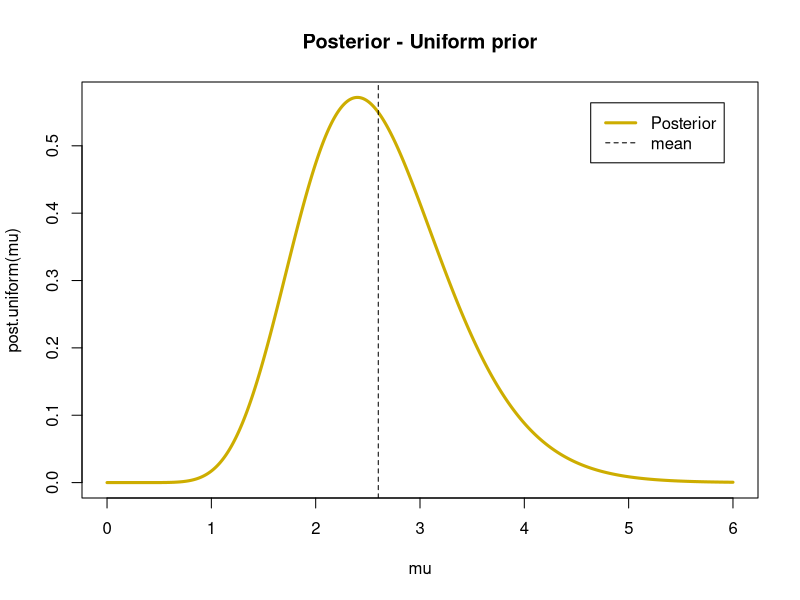
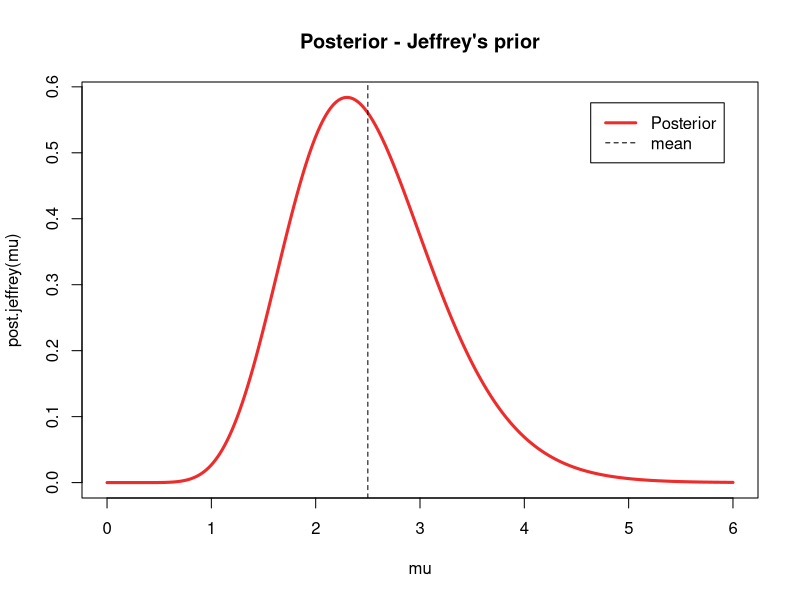
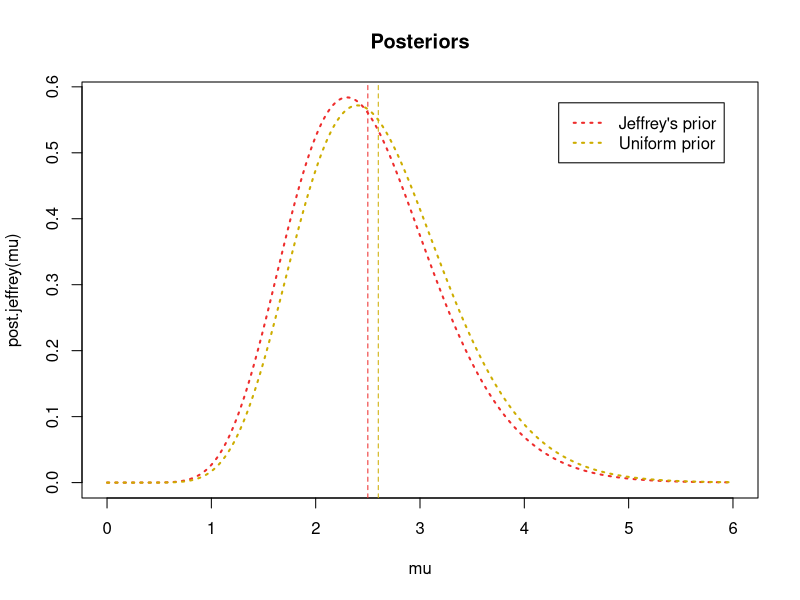
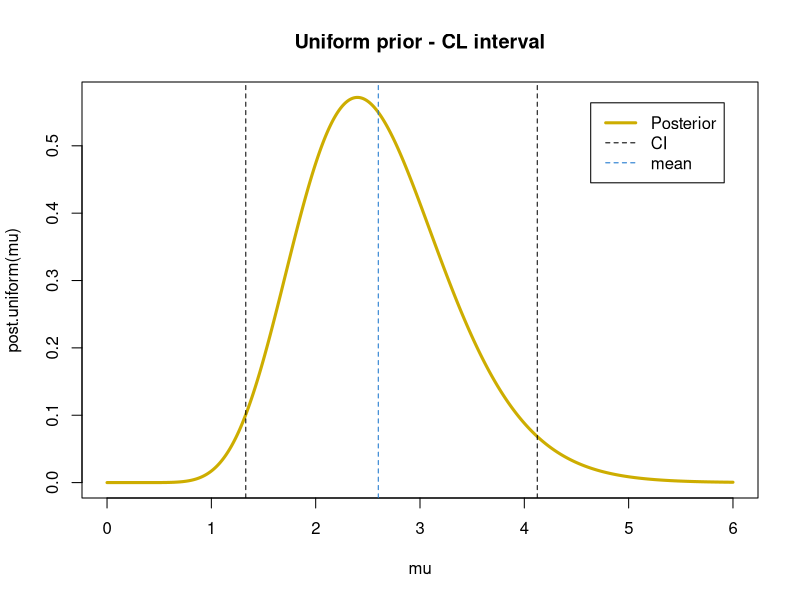
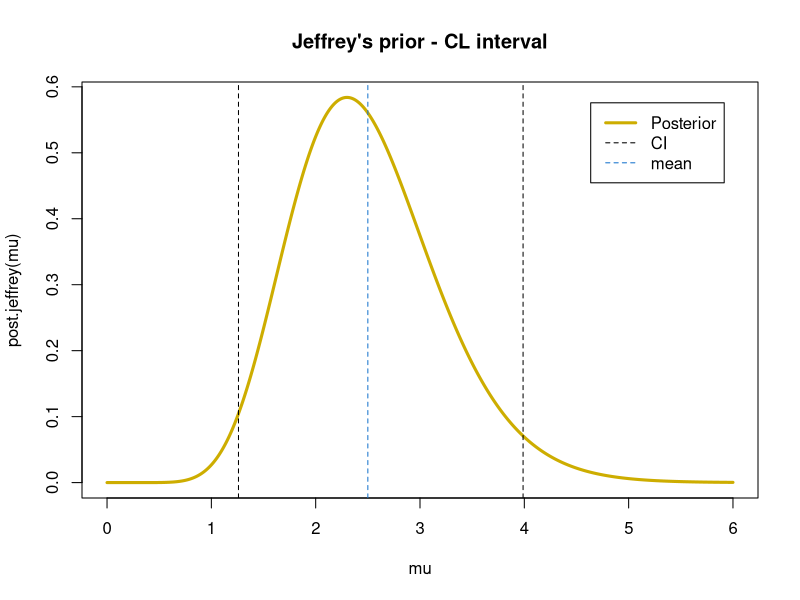
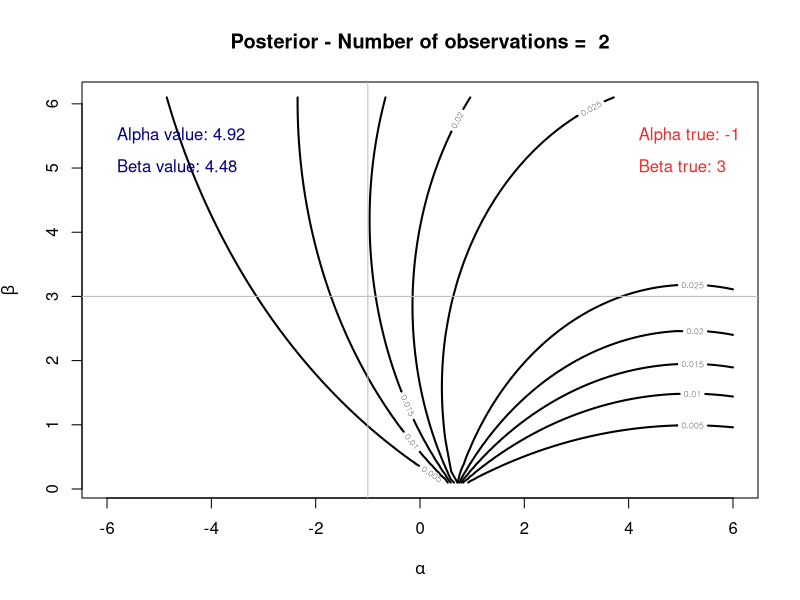
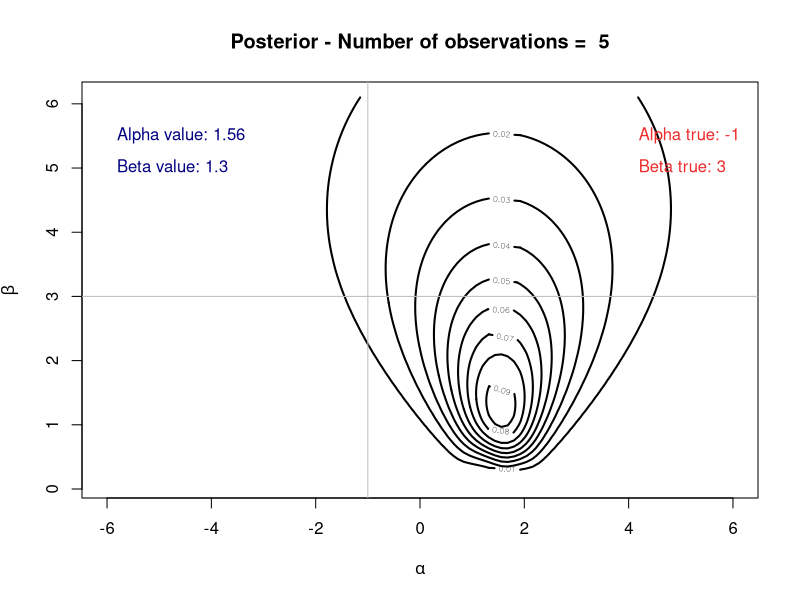
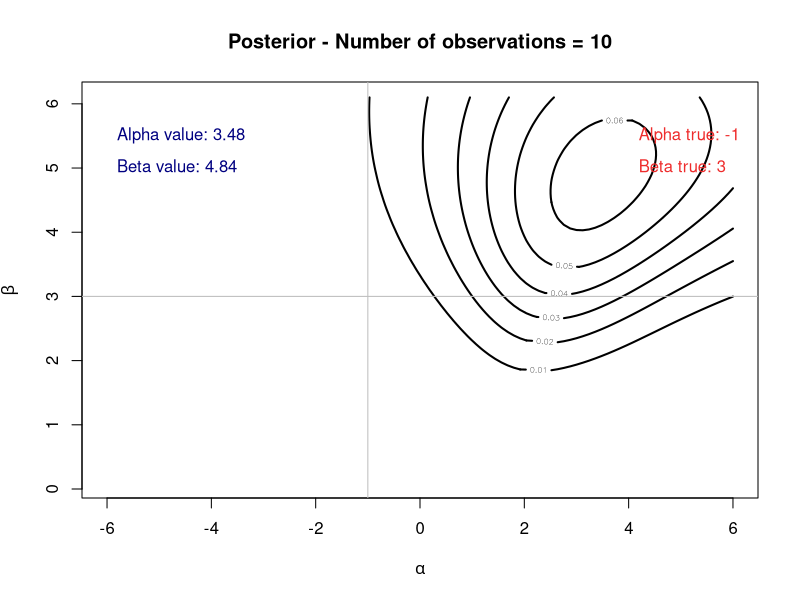

Reproduce these figures in R, in order. (Note: this script raises an error after producing the figures.)
## ---- chunk 1
knitr::opts_chunk$set(echo = TRUE)
## ---- chunk 2
observations <- c(4,1,3,1,3)

delta.mu <- 0.01
mu <- seq(0, 6, by = delta.mu)

median <- function(mu, vector.prob) {
  index <- 1
  for (x in mu) {
    integral <- delta.mu*sum(vector.prob[1:index])
    if (integral > 0.50) break
    index <- index + 1
  }
  return (x)
}

## ---- chunk 3
intervals <- length(observations)
tot_observations <- sum(observations)

alpha.post.unif  <- tot_observations + 1
lambda.post.unif <- intervals

post.uniform <- function(x) {
  return (dgamma(x, shape = alpha.post.unif , rate = lambda.post.unif ))
}


mean.analytical.u <- alpha.post.unif/lambda.post.unif
var.analytical.u  <- alpha.post.unif/(lambda.post.unif*lambda.post.unif)
median.analytical.u  <- qgamma(0.50, shape = alpha.post.unif , rate = lambda.post.unif )

mean.computat.u   <- delta.mu*sum(mu*post.uniform(mu))
E2 <- delta.mu*sum(mu*mu*post.uniform(mu))
var.computat.u <- E2 - mean.computat.u*mean.computat.u
median.comput.u <- median(mu, post.uniform(mu))
  
message(sprintf("We obtain a mu of %1.2f for using the analytical formula, while a mu of %1.2f with the explicit computations. They are actually the same value!", mean.analytical.u, mean.computat.u))
message(sprintf("We obtain a std of %1.2f for using the analytical formula, while a std of %1.2f with the explicit computations. They are actually the same value!", var.analytical.u, var.computat.u))
message(sprintf("We obtain a median of %1.2f for using the analytical formula, while a median of %1.2f with the explicit computations. They are the same value!", median.analytical.u, median.comput.u))

plot( mu , post.uniform(mu), type ='l', main = "Posterior - Uniform prior" , col = 'gold3', lwd = 3)
abline (v= mean.analytical.u , col = 'black' , lty=2, xlab = 'mu', ylab = 'probability')
legend("topright", inset = 0.05 , c("Posterior", 'mean'), col = c('gold3', 'black') , lwd = c(3,1), lty = c(1,2))
## ---- chunk 4
alpha.post.jeffrey  <- tot_observations + 1/2
lambda.post.jeffrey <- intervals

post.jeffrey <- function(x) {
  return (dgamma(x, shape = alpha.post.jeffrey , rate = lambda.post.jeffrey ))
}


mean.analytical.j <- alpha.post.jeffrey/lambda.post.jeffrey
var.analytical.j  <- alpha.post.jeffrey/(lambda.post.jeffrey*lambda.post.jeffrey)
median.analytical.j  <- qgamma(0.50, shape = alpha.post.jeffrey , rate = lambda.post.jeffrey )

mean.computat.j   <- delta.mu*sum(mu*post.jeffrey(mu))
E2 <- delta.mu*sum(mu*mu*post.jeffrey(mu))
var.computat.j <- E2 - mean.computat.j*mean.computat.j
median.comput.j <- median(mu, post.jeffrey(mu))

message(sprintf("We obtain a mu of %1.2f for using the analytical formula, while a mu of %1.2f with the explicit computations. They are actually the same value!", mean.analytical.j, mean.computat.j))
message(sprintf("We obtain a std of %1.2f for using the analytical formula, while a std of %1.2f with the explicit computations. They are actually the same value!", var.analytical.j, var.computat.j))
message(sprintf("We obtain a median of %1.2f for using the analytical formula, while a median of %1.2f with the explicit computations. They are the same value!", median.analytical.j, median.comput.j))

plot( mu , post.jeffrey(mu), type ='l', main = "Posterior - Jeffrey's prior" , col = 'firebrick2', lwd = 3)
abline (v= mean.analytical.j , col = 'black' , lty=2, xlab = 'mu', ylab = 'probability')
legend("topright", inset = 0.05 , c("Posterior", 'mean'), col = c('firebrick2', 'black') , lwd = c(3,1), lty = c(1,2))
## ---- chunk 5
plot( mu , post.jeffrey(mu), type ='l', main = "Posteriors" , col = 'firebrick2', lwd = 2, lty = 3)
abline (v= mean.analytical.j , col = 'firebrick2' , lty=2, lwd = 1)

lines( mu, post.uniform(mu), col = 'gold3', lwd = 2, lty = 3)
abline (v= mean.analytical.u , col = 'gold3' , lty=2, lwd = 1)

legend("topright", inset = 0.05 , c("Jeffrey's prior", 'Uniform prior'), col = c('firebrick2', 'gold3') , lwd = c(2,2), lty = c(3,3))
## ---- chunk 6

asymmetry.factor <- 1.20
confidence <- c()


#uniform case
for (single_value in mu){
  integral <- (pgamma(mean.analytical.u  + single_value*asymmetry.factor, alpha.post.unif, lambda.post.unif ) - pgamma(mean.analytical.u  - single_value, alpha.post.unif,  lambda.post.unif  ))
  if (integral > 0.95) {
    confidence <- c(confidence, single_value)
    break
    }
}
#mean.analytical.u
#median.analytical.u

lowerbound.u <- mean.analytical.u - confidence
upperbound.u <- mean.analytical.u + confidence*asymmetry.factor

plot( mu , post.uniform(mu), type ='l', main = "Uniform prior - CL interval" , col = 'gold3', lwd = 3)
abline (v= lowerbound.u , col = 'black' , lty=2)
abline (v= upperbound.u , col = 'black' , lty=2)
abline (v= mean.analytical.u , col = 'dodgerblue3' , lty=2)
legend("topright", inset = 0.05 , c("Posterior", 'CI', 'mean'), col = c('gold3', 'black', 'dodgerblue3') , lwd = c(3,1,1), lty = c(1,2,2))
message(sprintf("For the uniform prior we obtain a 95percent confidence interval that is [%1.2f, %1.2f] ", lowerbound.u, upperbound.u))
message(sprintf("\nFor a Normal distribution we know that the 95percent interval is centered on the mean and is fairly 2sigma large, where sigma and mu are the mean and the standard deviation found before. We can compute this CL interval easily, and it is: [%1.2f, %1.2f] ", mean.analytical.u - 2*sqrt(var.analytical.u) , mean.analytical.u + 2*sqrt(var.analytical.u)))
## ---- chunk 7
asymmetry.factor <- 1.20
confidence <- c()


#uniform case
for (single_value in mu){
  integral <- (pgamma(mean.analytical.j  + single_value*asymmetry.factor, alpha.post.jeffrey, lambda.post.jeffrey ) - pgamma(mean.analytical.j  - single_value, alpha.post.jeffrey,  lambda.post.jeffrey  ))
  if (integral > 0.95) {
    confidence <- c(confidence, single_value)
    break
    }
}
#mean.analytical.j
#median.analytical.u

lowerbound.j <- mean.analytical.j - confidence
upperbound.j <- mean.analytical.j + confidence*asymmetry.factor

plot( mu , post.jeffrey(mu), type ='l', main = "Jeffrey's prior - CL interval" , col = 'gold3', lwd = 3)
abline (v= lowerbound.j , col = 'black' , lty=2)
abline (v= upperbound.j , col = 'black' , lty=2)
abline (v= mean.analytical.j , col = 'dodgerblue3' , lty=2)
legend("topright", inset = 0.05 , c("Posterior", 'CI', 'mean'), col = c('gold3', 'black', 'dodgerblue3') , lwd = c(3,1,1), lty = c(1,2,2))
message(sprintf("For the Jeffrey's prior we obtain a 95percent confidence interval that is [%1.2f, %1.2f] ", lowerbound.j, upperbound.j))
message(sprintf("\nFor a Normal distribution we know that the 95percent interval is centered on the mean and is fairly 2sigma large, where sigma and mu are the mean and the standard deviation found before. We can compute this CL interval easily, and it is: [%1.2f, %1.2f] ", mean.analytical.j - 2*sqrt(var.analytical.j) , mean.analytical.j + 2*sqrt(var.analytical.j)))
## ---- chunk 8
seed <- 1968
set.seed(seed)
true.alpha <- -1
true.beta <- 3

observations <- 250
data <- rcauchy(observations, true.alpha, true.beta) #+ rnorm(observations, 0, 0.4)
#data <- data[data > -6 & data < 6]

n <- c(2,5,10,20,35,50,100,150, 200)

post.likelihood.fun <- function(data, alpha, beta){
  if(alpha < -6 || alpha > 6 || beta < 0) { return ( 0 )}
  likelihood <- 1
  for (x in data) {
    likelihood <- likelihood*dcauchy(x, alpha, beta)
  }
  return (likelihood) 
}


n.sample <- 100
x.min <- -6; x.max <- +6
h <- (x.max - x.min )/n.sample

dist.min <- 0.1; dist.max <- 6.1
g <- (dist.max - dist.min)/n.sample

alpha <- seq(from= x.min      , by=h  , length.out = n.sample +1)
beta  <- seq(from= dist.min   , by=g  , length.out = n.sample +1)


for (samples in n){

dt <- data[1:samples]

z <- matrix (data = NA , nrow = length(alpha), ncol = length(beta))
  for(j in 1: length(alpha)) {
    for(k in 1: length(beta)) {
      z[j,k] <- post.likelihood.fun(dt, alpha[j], beta[k])
    }
  }
z.norm <- h*g*sum(z)
z <- z/z.norm

contour (alpha, beta, z, nlevels = 8,labcex = 0.5,lwd = 2, xlab=expression(alpha), ylab=expression(beta), main=sprintf("Posterior - Number of observations = %2d",samples))
abline (v=true.alpha, h=true.beta, col="grey")
ind <- which(z == max(z), arr.ind = TRUE)
alpha.max <- alpha[ind[1]]
beta.max <- beta[ind[2]]
text(x = -6, y = 5.5 , col="navy ", lwd = 2, pos=4, paste("Alpha value: ", alpha.max , sep=""))
text(x = -6, y = 5.0 , col="navy ", lwd = 2, pos=4, paste("Beta value: ", beta.max , sep=""))

text(x = +4, y = 5.5 , col="firebrick2 ", lwd = 2, pos=4, paste("Alpha true: ", true.alpha , sep=""))
text(x = +4, y = 5.0 , col="firebrick2 ", lwd = 2, pos=4, paste("Beta true: ", true.beta , sep=""))
}
## ---- chunk 9
set.seed(seed)
observations <- 250
data <- rcauchy(observations, true.alpha, true.beta) + rnorm(observations, 0, 0.5)
#data <- data[data > -6 & data < 6]

n <- c(2,5,10,20,35,50,100,150, 200)

post.likelihood.fun <- function(data, alpha, beta){
  if(alpha < -6 || alpha > 6 || beta < 0) { return ( 0 )}
  likelihood <- 1
  for (x in data) {
    likelihood <- likelihood*dcauchy(x, alpha, beta)
  }
  return (likelihood) 
}


n.sample <- 100
x.min <- -6; x.max <- +6
h <- (x.max - x.min )/n.sample

dist.min <- 0.1; dist.max <- 6.1
g <- (dist.max - dist.min)/n.sample

alpha <- seq(from= x.min      , by=h  , length.out = n.sample +1)
beta  <- seq(from= dist.min   , by=g  , length.out = n.sample +1)


for (samples in n){

dt <- data[1:samples]

z <- matrix (data = NA , nrow = length(alpha), ncol = length(beta))
  for(j in 1: length(alpha)) {
    for(k in 1: length(beta)) {
      z[j,k] <- post.likelihood.fun(dt, alpha[j], beta[k])
    }
  }
z.norm <- h*g*sum(z)
z <- z/z.norm

contour (alpha, beta, z, nlevels = 8,labcex = 0.5,lwd = 2, xlab=expression(alpha), ylab=expression(beta), main=sprintf("w/ Noise: Posterior - Number of observations = %2d",samples))
abline (v=true.alpha, h=true.beta, col="grey")
ind <- which(z == max(z), arr.ind = TRUE)
alpha.max <- alpha[ind[1]]
beta.max <- beta[ind[2]]
text(x = -6, y = 5.5 , col="navy ", lwd = 2, pos=4, paste("Alpha value: ", alpha.max , sep=""))
text(x = -6, y = 5.0 , col="navy ", lwd = 2, pos=4, paste("Beta value: ", beta.max , sep=""))

text(x = +4, y = 5.5 , col="firebrick2 ", lwd = 2, pos=4, paste("Alpha true: ", true.alpha , sep=""))
text(x = +4, y = 5.0 , col="firebrick2 ", lwd = 2, pos=4, paste("Beta true: ", true.beta , sep=""))
}

## ---- chunk 10
# - Generative model
signal <- function (x, a, b, x0, w, t) {
t*(a*exp (-(x-x0)^2/(2*w^2)) + b)
}

# Define model
x0 <- 0 #Signal peak
w  <-1 #Signal width

#parameters
A.true  <- 2 # Signal amplitude
B.true  <- 1 # Background amplitude
Delta.t <- 8 # Exposure time

#Grid for evaluating the posterior
alim  <- c(0.0, 4.0)
blim  <- c(0.5, 2)
Nsamp <- 100
uniGrid <- seq(from=1/(2*Nsamp), to=1-1/(2*Nsamp), by=1/Nsamp)
delta_a <- diff(alim)/Nsamp
delta_b <- diff(blim)/Nsamp
a <- alim[1] + diff(alim)*uniGrid
b <- blim[1] + diff(blim)*uniGrid
## ---- chunk 11
# Log posterior
log.post <- function (d, x, a, b, x0, w, t) {
# prior is: both a and b must be positive
  if(a<0 || b <0) { return (-Inf )} 
  sum( dpois(d, lambda = signal (x, a, b, x0, w, t), log=TRUE ))
}
## ---- chunk 12
SB_analysis <- function (value, A = A.true, B = B.true){
  
xdat <- seq(from=-7*value, to=7*value, by=0.5*value) 

set.seed(205)
#true signal
s.true <- signal (xdat , A , B, x0, value, Delta.t)
ddat <- rpois( length (s.true), s.true)

xplot <- seq(from=min(xdat), to=max(xdat), by=0.05*value)
splot <- signal(xplot , A , B , x0, value, Delta.t)
plot(xplot , splot , xlab="x", ylab=" Signal + Background counts ", type = 'l', lwd = 3, main = sprintf('Resolution sampling: %.2f   S/N ratio %.2f', value, A/B))
xdat.off <- xdat - value*0.5/2
lines(xdat.off , ddat , type="s",col="firebrick 3", lwd=2,xlim=range ( xplot), ylim= range (c(splot , ddat )))

# Compute log unnormalized posterior , z = ln Pˆ*(a,b|D), on a regular grid
z <- matrix (data = NA , nrow = length (a), ncol =length (b))
for(j in 1: length (a)) {
  for(k in 1: length (b)) {
    z[j,k] <- log.post(ddat , xdat , a[j], b[k], x0, w, Delta.t)
  }
}
z <- z - max(z) # set maximum to zero

# Plot unnormalized 2D posterior as contours .
contour (a, b, exp(z), nlevels = 5, labcex = 0.5, lwd = 2, xlab="amplitude , A", ylab="background , B", main = sprintf('Resolution sampling: %.2f   S/N ratio %.2f', value, A/B))
abline (v = A, h = B, col = "grey")

ind <- which(z == max(z), arr.ind = TRUE)
A.max <- a[ind[1]]
B.max <- b[ind[2]]

text(x = 0, y = 2 , col="navy ", lwd = 2, pos=4, paste("A value: ", A.max , sep=""))
text(x = 0, y = 1.9 , col="navy ", lwd = 2, pos=4, paste("B value: ", B.max , sep=""))

text(x = +3, y = 2 , col="firebrick2 ", lwd = 2, pos=4, paste("A true: ", A , sep=""))
text(x = +3, y = 1.9 , col="firebrick2 ", lwd = 2, pos=4, paste("B true: ", B , sep=""))

}

## ---- chunk 13
#SB_analysis(0.1)
#SB_analysis(0.25)
SB_analysis(1)
#SB_analysis(2)
#SB_analysis(3)
## ---- chunk 14
p_a_D <- apply(exp(z), 1, sum)
p_a_D <- p_a_D/( delta_a*sum(p_a_D))
p_b_D <- apply(exp(z), 2, sum)
p_b_D <- p_b_D/( delta_b*sum(p_b_D))
# Compute normalized conditional posteriors , P(a|b,D) and P(b|a,D)
# using true values of conditioned parameters . Vectorize (func , par)
# makes a vectorized function out of func in the parameter par.
p_a_bD <- exp( Vectorize(log.post , "a")(ddat , xdat , a, B.true ,x0, w, Delta.t))
p_a_bD <- p_a_bD/( delta_a*sum(p_a_bD))

p_b_aD <- exp( Vectorize (log.post , "b")( ddat , xdat , A.true , b,x0, w, Delta.t))
p_b_aD <- p_b_aD/( delta_b*sum(p_b_aD))

par( mfrow=c(2,2), mgp=c(2,0.8,0), mar=c(3.5,3.5,1,1), oma=0.1*c(1,1,1,1))
# Plot the 1D marginalized posteriors
plot(b, p_b_D[2:length(p_b_D)], xlab="background , B", yaxs="i", ylim=1.05*c(0,max(p_b_D, p_b_aD)), ylab="P(B | D) and P(A | B,D)", type="l", lwd=2)
lines(b, p_b_aD , lwd=2, lty=2)
abline (v=B.true , col="grey")


plot(a, p_a_D[2:length(p_a_D)], xlab="amplitude , A", yaxs="i",ylim=1.05*c(0,max(p_a_D, p_a_bD)), ylab="P(A | D) and P(A | B,D)",
type="l", lwd=2)
lines (a, p_a_bD , lwd=2, lty=2)
abline (v=A.true , col="grey")
## ---- chunk 15
# Define function to return true signal at position x (generative model)
signal <- function(x, a, b, x0, w, t) {
  t*(a*exp(-(x-x0)^2/(2*w^2)) + b)
}

# Define function to return (natural) log posterior over (a,b).
# Prior on a and b: P(a,b) = const if a>0 and b>0, = 0 otherwise.
# Likelihood for one point is Poisson with mean d(x), so total 
# likelihood is their product. Unnormalized posterior is product of these.
# d and x are equal length vectors (or scalars). The rest are scalars.
logupost <- function(d, x, a, b, x0, w, t) {
  if(a<0 || b <0) {return(-Inf)} # the effect of the prior
  sum(dpois(d, lambda=signal(x, a, b, x0, w, t), log=TRUE))
}

# Set model parameters (true and fixed)
x0    <- 0 # centre of peak
w     <- 1 # sd of peak
atrue <- 2 # amplitude
btrue <- 1 # background
t     <- 5 # scale factor (exposure time -> sets SNR)

# Simulate some data (by drawing from the likelihood)
set.seed(205)
xdat  <- seq(from=-7*w, to=7*w, by=0.5*w)
strue <- signal(xdat, atrue, btrue, x0, w, t)
ddat  <- rpois(length(strue), strue)

# Define sampling grid to compute posterior (will be normalized
# over this range too). uniGrid spans the range 0-1 with Nsamp 
# points. This is then scaled to cover the ranges alim and blim.
alim  <- c(0.0, 4.0)
blim  <- c(0.5, 1.5)
Nsamp <- 1e2
uniGrid <- seq(from=1/(2*Nsamp), to=1-1/(2*Nsamp), by=1/Nsamp)
delta_a <- diff(alim)/Nsamp 
delta_b <- diff(blim)/Nsamp
a <- alim[1] + diff(alim)*uniGrid 
b <- blim[1] + diff(blim)*uniGrid 

# Compute log unnormalized posterior, z = ln P^*(a,b|D), on a regular grid
z <- matrix(data=NA, nrow=length(a), ncol=length(b))
for(j in 1:length(a)) {
  for(k in 1:length(b)) {
    z[j,k] <- logupost(ddat, xdat, a[j], b[k], x0, w, t)
  }
}
z <- z - max(z) # set maximum to zero

# Compute normalized marginalized posteriors, P(a|D) and P(b|D)
# by summing over other parameter. Normalize by gridding.
p_a_D <- apply(exp(z), 1, sum)
p_a_D <- p_a_D/(delta_a*sum(p_a_D))
p_b_D <- apply(exp(z), 2, sum)
p_b_D <- p_b_D/(delta_b*sum(p_b_D))

# Compute mean, standard deviation, covariance, correlation, of a and b
mean_a <- delta_a * sum(a * p_a_D)
mean_b <- delta_b * sum(b * p_b_D)
sd_a   <- sqrt( delta_a * sum((a-mean_a)^2 * p_a_D) )
sd_b   <- sqrt( delta_b * sum((b-mean_b)^2 * p_b_D) )
# To calculate the covariance I need to normalize P(a,b|D) = exp(z).
# I do it here by brute force with two loops (there are better ways in R).
# The normalization constant is Z = delta_a*delta_b*sum(exp(z)).
# This is independent of (a,b) so can be calculated outside of the loops.
# The factor delta_a*delta_b will just cancel in the expression for 
# cov_ab, so I omit it entirely.
cov_ab <- 0
for(j in 1:length(a)) {
  for(k in 1:length(b)) {
    cov_ab <- cov_ab + (a[j]-mean_a)*(b[k]-mean_b)*exp(z[j,k])
  }
}
cov_ab <- cov_ab / sum(exp(z))
rho_ab <- cov_ab / (sd_a * sd_b)
cat("  a = ", mean_a, "+/-", sd_a, "\n")
cat("  b = ", mean_b, "+/-", sd_b, "\n")
cat("rho = ", rho_ab, "\n")

# Compute normalized conditional posteriors, P(a|b,D) and P(b|a,D)
# using true values of conditioned parameters. Vectorize(func, par)
# makes a vectorized function out of func in the parameter par.
p_a_bD <- exp(Vectorize(logupost, "a")(ddat, xdat, a, btrue, x0, w, t))
p_a_bD <- p_a_bD/(delta_a*sum(p_a_bD))
p_b_aD <- exp(Vectorize(logupost, "b")(ddat, xdat, atrue, b, x0, w, t))
p_b_aD <- p_b_aD/(delta_b*sum(p_b_aD))

# Make plots
# Plot true model and data
par(mfrow=c(2,2), mgp=c(2,0.8,0), mar=c(3.5,3.5,1,1), oma=0.1*c(1,1,1,1))
xplot <- seq(from=min(xdat), to=max(xdat), by=0.05*w)
splot <- signal(xplot, atrue, btrue, x0, w, t)
plot(xplot, splot, ylim=range(c(splot, ddat)), xlab="x", ylab="s or d", 
     type="l", col="grey", lwd=2)
lines(xdat, ddat, type = 's')
# Plot unnormalized 2D posterior as contours.
# Note that they are labelled by posterior density relative to peak, 
# NOT by how much probabilty they enclose.
contour(a, b, exp(z), nlevels=5, labcex=0.5, lwd=2, xlab="amplitude, a", 
        ylab="background, b")
abline(v=2,h=1,col="grey")
# Plot the 1D marginalized posteriors
plot(b, p_b_D, xlab="background, b", yaxs="i", 
     ylim=1.05*c(0,max(p_b_D, p_b_aD)), ylab="P(b | D)  and  P(b | a,D)", 
     type="l", lwd=2)
lines(b, p_b_aD, lwd=2, lty=2)
abline(v=btrue, col="grey")
plot(a, p_a_D, xlab="amplitude, a", yaxs="i", 
     ylim=1.05*c(0,max(p_a_D, p_a_bD)), ylab="P(a | D)  and  P(a | b,D)", 
     type="l", lwd=2)
lines(a, p_a_bD, lwd=2, lty=2)
abline(v=atrue, col="grey")
## ---- chunk 16
SB_analysis(1, A = 2, B = 0.6)
SB_analysis(1, A = 2, B = 0.8)
SB_analysis(1, A = 2, B = 1.2)
SB_analysis(1, A = 1, B = 1)
SB_analysis(1, A = 1, B = 1.5)
